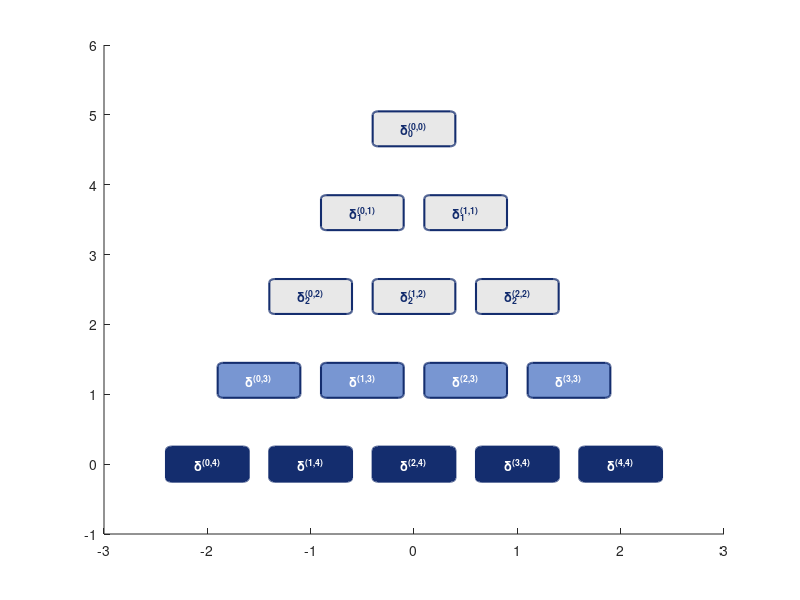

MATLAB code for this plot: (Note: this script raises an error after producing the figure.)
%% stencil_pyramid.m
%
% Visualizes Fornberg's recursive algorithm for computing finite difference
% weights as a "stencil pyramid" showing how weights are computed progressively.
%
% Author: Dr. Denys Dutykh (Khalifa University, Abu Dhabi, UAE)
% Part of "Computational Études: A Spectral Approach"
% https://github.com/dutykh/computational-etudes

clear; close all; clc;

%% Configuration
n_levels = 5;  % Number of levels (m = 0, 1, 2, 3, 4)
box_width = 0.8;
box_height = 0.5;
h_spacing = 1.0;
v_spacing = 1.2;

% Colors
NAVY = [0.078 0.176 0.431];
SKY = [0.471 0.588 0.824];
CORAL = [0.906 0.298 0.235];
TEAL = [0.086 0.627 0.522];
LIGHT_GRAY = [0.91 0.91 0.91];

% Output path
script_dir = fileparts(mfilename('fullpath'));
output_dir = fullfile(script_dir, '..', '..', '..', 'textbook', 'figures', 'ch05', 'matlab');
output_file = fullfile(output_dir, 'stencil_pyramid.pdf');

if ~exist(output_dir, 'dir')
    mkdir(output_dir);
end

%% Create figure
fig = figure('Units', 'inches', 'Position', [1, 1, 9, 6]);
ax = axes;
hold on;

boxes = struct();

for m = 0:n_levels-1
    n_boxes = m + 1;
    y = (n_levels - 1 - m) * v_spacing;

    % Center the row
    total_width = n_boxes * box_width + (n_boxes - 1) * (h_spacing - box_width);
    x_start = -total_width / 2 + box_width / 2;

    for k = 0:n_boxes-1
        x = x_start + k * h_spacing;

        % Choose color based on position
        if m == n_levels - 1
            color = NAVY;
            text_color = 'white';
        elseif m == n_levels - 2
            color = SKY;
            text_color = 'white';
        else
            color = LIGHT_GRAY;
            text_color = NAVY;
        end

        % Draw box
        rectangle('Position', [x - box_width/2, y - box_height/2, box_width, box_height], ...
                  'Curvature', 0.2, 'FaceColor', color, 'EdgeColor', NAVY, 'LineWidth', 1.5);

        % Add text label
        if m <= 2
            label = sprintf('\\delta_%d^{(%d,%d)}', m, k, m);
        else
            label = sprintf('\\delta^{(%d,%d)}', k, m);
        end
        text(x, y, label, 'HorizontalAlignment', 'center', 'VerticalAlignment', 'middle', ...
             'FontSize', 9, 'Color', text_color, 'FontWeight', 'bold', 'Interpreter', 'tex');

        % Store position
        boxes(m+1, k+1).x = x;
        boxes(m+1, k+1).y = y;
    end
end

% Draw arrows
for m = 1:n_levels-1
    n_boxes = m + 1;
    for k = 0:n_boxes-1
        x_to = boxes(m+1, k+1).x;
        y_to = boxes(m+1, k+1).y;

        if k < m
            % Arrow from previous level (existing node)
            x_from = boxes(m, k+1).x;
            y_from = boxes(m, k+1).y;
            annotation('arrow', ...
                       'X', [0.5 + x_from/12, 0.5 + x_to/12], ...
                       'Y', [0.5 + (y_from - box_height/2 - 0.05)/8, 0.5 + (y_to + box_height/2 + 0.05)/8], ...
                       'Color', TEAL, 'LineWidth', 1.2);
        end

        if k == m && m > 0
            % Arrow for new node
            x_from = boxes(m, m).x;
            y_from = boxes(m, m).y;
            annotation('arrow', ...
                       'X', [0.5 + (x_from + box_width/4)/12, 0.5 + (x_to - box_width/4)/12], ...
                       'Y', [0.5 + (y_from - box_height/2 - 0.05)/8, 0.5 + (y_to + box_height/2 + 0.05)/8], ...
                       'Color', CORAL, 'LineWidth', 1.5);
        end
    end
end

% Add level labels
for m = 0:n_levels-1
    y = (n_levels - 1 - m) * v_spacing;
    text(-4.5, y, sprintf('m = %d', m), 'FontSize', 11, 'Color', NAVY);
    text(-3.2, y, sprintf('(%d node%s)', m+1, char('s' * (m > 0))), ...
         'FontSize', 9, 'Color', [0.5 0.5 0.5]);
end

% Title
title("Fornberg's Recursive Algorithm: The Stencil Pyramid", ...
      'FontSize', 13, 'FontWeight', 'bold');

% Explanation
text(0, -0.8, {'Each box represents a weight \delta_j^{(k,m)} for node k in a stencil of m+1 nodes.', ...
               'Arrows show dependencies: weights at level m depend on level m-1.'}, ...
     'HorizontalAlignment', 'center', 'FontSize', 10, 'Color', [0.5 0.5 0.5], ...
     'FontStyle', 'italic');

% Axis settings
xlim([-5.5, 5.5]);
ylim([-1.5, (n_levels - 1) * v_spacing + 1]);
axis equal off;

%% Save figure
exportgraphics(fig, output_file, 'ContentType', 'vector');
exportgraphics(fig, strrep(output_file, '.pdf', '.png'), 'Resolution', 300);

fprintf('Figure saved to: %s\n', output_file);

close(fig);
